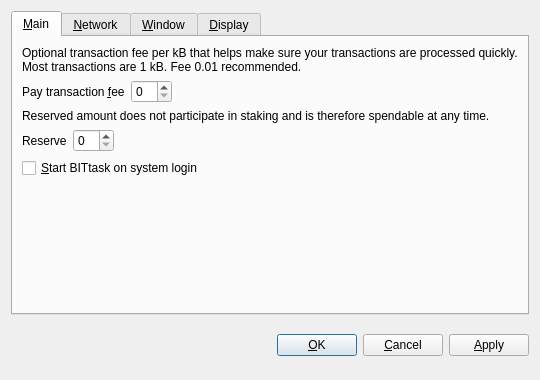
<?xml version="1.0" encoding="UTF-8"?>
<ui version="4.0">
 <class>OptionsDialog</class>
 <widget class="QDialog" name="OptionsDialog">
  <property name="geometry">
   <rect>
    <x>0</x>
    <y>0</y>
    <width>540</width>
    <height>380</height>
   </rect>
  </property>
  <property name="windowTitle">
   <string>Options</string>
  </property>
  <property name="modal">
   <bool>true</bool>
  </property>
  <layout class="QVBoxLayout" name="verticalLayout">
   <item>
    <widget class="QTabWidget" name="tabWidget">
     <property name="tabPosition">
      <enum>QTabWidget::North</enum>
     </property>
     <property name="currentIndex">
      <number>0</number>
     </property>
     <widget class="QWidget" name="tabMain">
      <attribute name="title">
       <string>&amp;Main</string>
      </attribute>
      <layout class="QVBoxLayout" name="verticalLayout_Main">
       <item>
        <widget class="QLabel" name="transactionFeeInfoLabel">
         <property name="text">
          <string>Optional transaction fee per kB that helps make sure your transactions are processed quickly. Most transactions are 1 kB. Fee 0.01 recommended.</string>
         </property>
         <property name="textFormat">
          <enum>Qt::PlainText</enum>
         </property>
         <property name="wordWrap">
          <bool>true</bool>
         </property>
        </widget>
       </item>
       <item>
        <layout class="QHBoxLayout" name="horizontalLayoutFee">
         <item>
          <widget class="QLabel" name="transactionFeeLabel">
           <property name="text">
            <string>Pay transaction &amp;fee</string>
           </property>
           <property name="textFormat">
            <enum>Qt::PlainText</enum>
           </property>
           <property name="buddy">
            <cstring>transactionFee</cstring>
           </property>
          </widget>
         </item>
         <item>
          <widget class="BitcoinAmountField" name="transactionFee"/>
         </item>
         <item>
          <spacer name="horizontalSpacerFee">
           <property name="orientation">
            <enum>Qt::Horizontal</enum>
           </property>
           <property name="sizeHint" stdset="0">
            <size>
             <width>40</width>
             <height>20</height>
            </size>
           </property>
          </spacer>
         </item>
        </layout>
       </item>
       <item>
        <widget class="QLabel" name="reserveBalanceInfoLabel">
         <property name="text">
          <string>Reserved amount does not participate in staking and is therefore spendable at any time.</string>
         </property>
         <property name="textFormat">
          <enum>Qt::PlainText</enum>
         </property>
         <property name="wordWrap">
          <bool>true</bool>
         </property>
        </widget>
       </item>
       <item>
        <layout class="QHBoxLayout" name="horizontalLayoutReserveBalance">
         <item>
          <widget class="QLabel" name="reserveBalanceLabel">
           <property name="text">
            <string>Reserve</string>
           </property>
           <property name="textFormat">
            <enum>Qt::PlainText</enum>
           </property>
           <property name="buddy">
            <cstring>reserveBalance</cstring>
           </property>
          </widget>
         </item>
         <item>
          <widget class="BitcoinAmountField" name="reserveBalance"/>
         </item>
         <item>
          <spacer name="horizontalSpacerReserveBalance">
           <property name="orientation">
            <enum>Qt::Horizontal</enum>
           </property>
           <property name="sizeHint" stdset="0">
            <size>
             <width>40</width>
             <height>20</height>
            </size>
           </property>
          </spacer>
         </item>
        </layout>
       </item>
       <item>
        <widget class="QCheckBox" name="bitcoinAtStartup">
         <property name="toolTip">
          <string>Automatically start BITtask after logging in to the system.</string>
         </property>
         <property name="text">
          <string>&amp;Start BITtask on system login</string>
         </property>
        </widget>
       </item>
       <item>
        <spacer name="verticalSpacer_Main">
         <property name="orientation">
          <enum>Qt::Vertical</enum>
         </property>
         <property name="sizeHint" stdset="0">
          <size>
           <width>20</width>
           <height>40</height>
          </size>
         </property>
        </spacer>
       </item>
      </layout>
     </widget>
     <widget class="QWidget" name="tabNetwork">
      <attribute name="title">
       <string>&amp;Network</string>
      </attribute>
      <layout class="QVBoxLayout" name="verticalLayout_Network">
       <item>
        <widget class="QCheckBox" name="mapPortUpnp">
         <property name="toolTip">
          <string>Automatically open the BITtask client port on the router. This only works when your router supports UPnP and it is enabled.</string>
         </property>
         <property name="text">
          <string>Map port using &amp;UPnP</string>
         </property>
        </widget>
       </item>
       <item>
        <widget class="QCheckBox" name="connectSocks">
         <property name="toolTip">
          <string>Connect to the BITtask network through a SOCKS proxy (e.g. when connecting through Tor).</string>
         </property>
         <property name="text">
          <string>&amp;Connect through SOCKS proxy:</string>
         </property>
        </widget>
       </item>
       <item>
        <layout class="QHBoxLayout" name="horizontalLayout_Network">
         <item>
          <widget class="QLabel" name="proxyIpLabel">
           <property name="text">
            <string>Proxy &amp;IP:</string>
           </property>
           <property name="textFormat">
            <enum>Qt::PlainText</enum>
           </property>
           <property name="buddy">
            <cstring>proxyIp</cstring>
           </property>
          </widget>
         </item>
         <item>
          <widget class="QValidatedLineEdit" name="proxyIp">
           <property name="maximumSize">
            <size>
             <width>140</width>
             <height>16777215</height>
            </size>
           </property>
           <property name="toolTip">
            <string>IP address of the proxy (e.g. 127.0.0.1)</string>
           </property>
          </widget>
         </item>
         <item>
          <widget class="QLabel" name="proxyPortLabel">
           <property name="text">
            <string>&amp;Port:</string>
           </property>
           <property name="textFormat">
            <enum>Qt::PlainText</enum>
           </property>
           <property name="buddy">
            <cstring>proxyPort</cstring>
           </property>
          </widget>
         </item>
         <item>
          <widget class="QLineEdit" name="proxyPort">
           <property name="maximumSize">
            <size>
             <width>55</width>
             <height>16777215</height>
            </size>
           </property>
           <property name="toolTip">
            <string>Port of the proxy (e.g. 9050)</string>
           </property>
          </widget>
         </item>
         <item>
          <widget class="QLabel" name="socksVersionLabel">
           <property name="text">
            <string>SOCKS &amp;Version:</string>
           </property>
           <property name="textFormat">
            <enum>Qt::PlainText</enum>
           </property>
           <property name="buddy">
            <cstring>socksVersion</cstring>
           </property>
          </widget>
         </item>
         <item>
          <widget class="QValueComboBox" name="socksVersion">
           <property name="toolTip">
            <string>SOCKS version of the proxy (e.g. 5)</string>
           </property>
          </widget>
         </item>
         <item>
          <spacer name="horizontalSpacer_Network">
           <property name="orientation">
            <enum>Qt::Horizontal</enum>
           </property>
           <property name="sizeHint" stdset="0">
            <size>
             <width>40</width>
             <height>20</height>
            </size>
           </property>
          </spacer>
         </item>
        </layout>
       </item>
       <item>
        <spacer name="verticalSpacer_Network">
         <property name="orientation">
          <enum>Qt::Vertical</enum>
         </property>
         <property name="sizeHint" stdset="0">
          <size>
           <width>20</width>
           <height>40</height>
          </size>
         </property>
        </spacer>
       </item>
      </layout>
     </widget>
     <widget class="QWidget" name="tabWindow">
      <attribute name="title">
       <string>&amp;Window</string>
      </attribute>
      <layout class="QVBoxLayout" name="verticalLayout_Window">
       <item>
        <widget class="QCheckBox" name="minimizeToTray">
         <property name="toolTip">
          <string>Show only a tray icon after minimizing the window.</string>
         </property>
         <property name="text">
          <string>&amp;Minimize to the tray instead of the taskbar</string>
         </property>
        </widget>
       </item>
       <item>
        <widget class="QCheckBox" name="minimizeOnClose">
         <property name="toolTip">
          <string>Minimize instead of exit the application when the window is closed. When this option is enabled, the application will be closed only after selecting Quit in the menu.</string>
         </property>
         <property name="text">
          <string>M&amp;inimize on close</string>
         </property>
        </widget>
       </item>
       <item>
        <spacer name="verticalSpacer_Window">
         <property name="orientation">
          <enum>Qt::Vertical</enum>
         </property>
         <property name="sizeHint" stdset="0">
          <size>
           <width>20</width>
           <height>40</height>
          </size>
         </property>
        </spacer>
       </item>
      </layout>
     </widget>
     <widget class="QWidget" name="tabDisplay">
      <attribute name="title">
       <string>&amp;Display</string>
      </attribute>
      <layout class="QVBoxLayout" name="verticalLayout_Display">
       <item>
        <layout class="QHBoxLayout" name="horizontalLayout_1_Display">
         <item>
          <widget class="QLabel" name="langLabel">
           <property name="text">
            <string>User Interface &amp;language:</string>
           </property>
           <property name="textFormat">
            <enum>Qt::PlainText</enum>
           </property>
           <property name="buddy">
            <cstring>lang</cstring>
           </property>
          </widget>
         </item>
         <item>
          <widget class="QValueComboBox" name="lang">
           <property name="toolTip">
            <string>The user interface language can be set here. This setting will take effect after restarting BITtask.</string>
           </property>
          </widget>
         </item>
        </layout>
       </item>
       <item>
        <layout class="QHBoxLayout" name="horizontalLayout_2_Display">
         <item>
          <widget class="QLabel" name="unitLabel">
           <property name="text">
            <string>&amp;Unit to show amounts in:</string>
           </property>
           <property name="textFormat">
            <enum>Qt::PlainText</enum>
           </property>
           <property name="buddy">
            <cstring>unit</cstring>
           </property>
          </widget>
         </item>
         <item>
          <widget class="QValueComboBox" name="unit">
           <property name="toolTip">
            <string>Choose the default subdivision unit to show in the interface and when sending coins.</string>
           </property>
          </widget>
         </item>
        </layout>
       </item>
       <item>
        <widget class="QCheckBox" name="displayAddresses">
         <property name="toolTip">
          <string>Whether to show BITtask addresses in the transaction list or not.</string>
         </property>
         <property name="text">
          <string>&amp;Display addresses in transaction list</string>
         </property>
        </widget>
       </item>
       <item>
        <widget class="QCheckBox" name="coinControlFeatures">
         <property name="toolTip">
          <string>Whether to show coin control features or not.</string>
         </property>
         <property name="text">
          <string>Display coin &amp;control features (experts only!)</string>
         </property>
        </widget>
       </item>
       <item>
        <spacer name="verticalSpacer_Display">
         <property name="orientation">
          <enum>Qt::Vertical</enum>
         </property>
         <property name="sizeHint" stdset="0">
          <size>
           <width>20</width>
           <height>40</height>
          </size>
         </property>
        </spacer>
       </item>
      </layout>
     </widget>
    </widget>
   </item>
   <item>
    <layout class="QHBoxLayout" name="horizontalLayout_Buttons">
     <item>
      <spacer name="horizontalSpacer_1">
       <property name="orientation">
        <enum>Qt::Horizontal</enum>
       </property>
       <property name="sizeHint" stdset="0">
        <size>
         <width>40</width>
         <height>48</height>
        </size>
       </property>
      </spacer>
     </item>
     <item>
      <widget class="QLabel" name="statusLabel">
       <property name="font">
        <font>
         <weight>75</weight>
         <bold>true</bold>
        </font>
       </property>
       <property name="text">
        <string/>
       </property>
       <property name="textFormat">
        <enum>Qt::PlainText</enum>
       </property>
       <property name="wordWrap">
        <bool>true</bool>
       </property>
      </widget>
     </item>
     <item>
      <spacer name="horizontalSpacer_2">
       <property name="orientation">
        <enum>Qt::Horizontal</enum>
       </property>
       <property name="sizeHint" stdset="0">
        <size>
         <width>40</width>
         <height>48</height>
        </size>
       </property>
      </spacer>
     </item>
     <item>
      <widget class="QPushButton" name="okButton">
       <property name="text">
        <string>&amp;OK</string>
       </property>
      </widget>
     </item>
     <item>
      <widget class="QPushButton" name="cancelButton">
       <property name="text">
        <string>&amp;Cancel</string>
       </property>
       <property name="autoDefault">
        <bool>false</bool>
       </property>
      </widget>
     </item>
     <item>
      <widget class="QPushButton" name="applyButton">
       <property name="text">
        <string>&amp;Apply</string>
       </property>
       <property name="autoDefault">
        <bool>false</bool>
       </property>
      </widget>
     </item>
    </layout>
   </item>
  </layout>
 </widget>
 <customwidgets>
  <customwidget>
   <class>BitcoinAmountField</class>
   <extends>QSpinBox</extends>
   <header>bitcoinamountfield.h</header>
  </customwidget>
  <customwidget>
   <class>QValueComboBox</class>
   <extends>QComboBox</extends>
   <header>qvaluecombobox.h</header>
  </customwidget>
  <customwidget>
   <class>QValidatedLineEdit</class>
   <extends>QLineEdit</extends>
   <header>qvalidatedlineedit.h</header>
  </customwidget>
 </customwidgets>
 <resources/>
 <connections/>
</ui>
